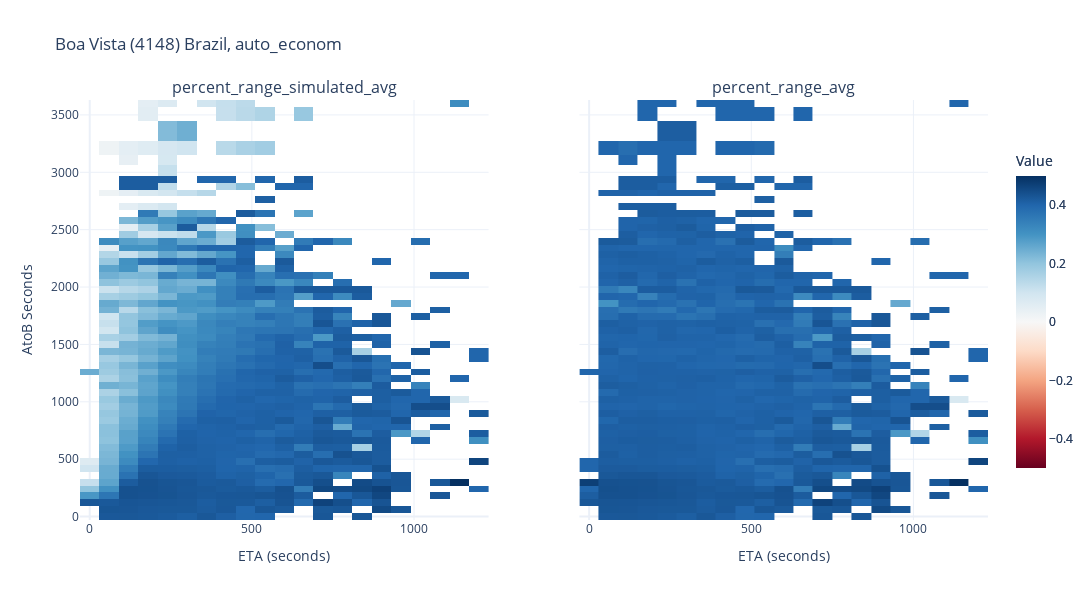
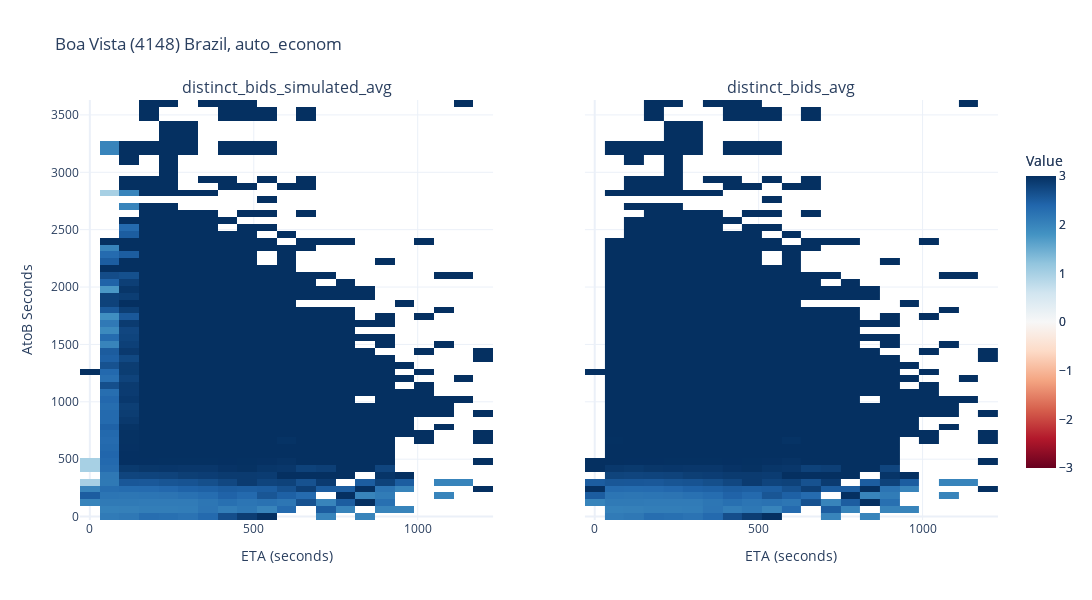
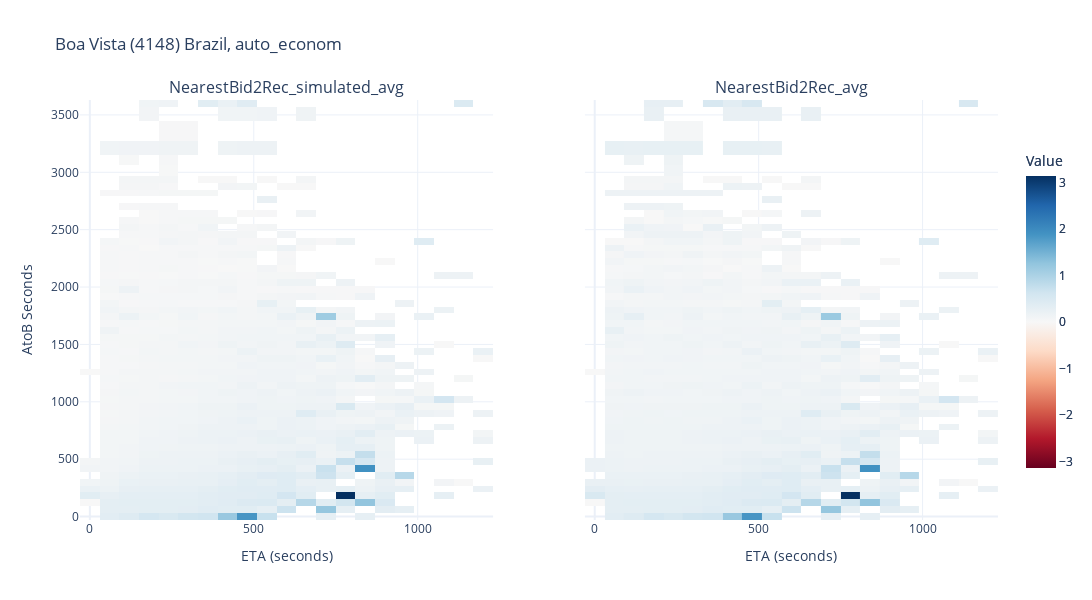
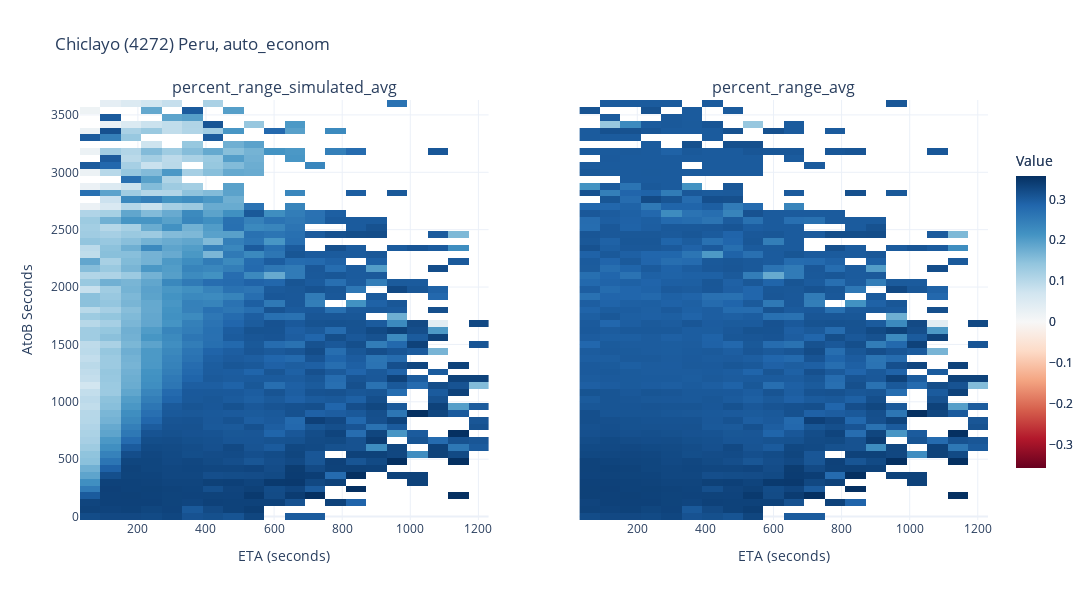

Notebook code for these charts, in order:
### Markdown cell above
### Pictures

### Code cell
draw_heatmap(pictures_data[(pictures_data['eta_bin'] >= 0) & 
                           (pictures_data['eta_bin'] <= 12000) & 
                           (pictures_data['AtoB_seconds_bin'] >= 0) &
                           (pictures_data['AtoB_seconds_bin'] <= 36000)])

### Figure 1 — Plotly figure (JSON) as saved in the notebook; plotly's stock layout.template omitted (floating-point values rounded to 4 significant figures; data arrays with more than 128 entries replaced by an {"elided": "..."} marker saying what was removed)
{"data": [{"colorbar": {"len": 0.8, "title": {"text": "Value"}}, "colorscale": [[0, "rgb(103,0,31)"], [0.1, "rgb(178,24,43)"], [0.2, "rgb(214,96,77)"], [0.3, "rgb(244,165,130)"], [0.4, "rgb(253,219,199)"], [0.5, "rgb(247,247,247)"], [0.6, "rgb(209,229,240)"], [0.7, "rgb(146,197,222)"], [0.8, "rgb(67,147,195)"], [0.9, "rgb(33,102,172)"], [1, "rgb(5,48,97)"]], "type": "heatmap", "x": {"elided": "690 int values"}, "xaxis": "x", "y": {"elided": "690 int values"}, "yaxis": "y", "z": {"elided": "690 float values"}, "zmid": 0}, {"colorbar": {"len": 0.8, "title": {"text": "Value"}, "x": 1.02}, "colorscale": [[0, "rgb(103,0,31)"], [0.1, "rgb(178,24,43)"], [0.2, "rgb(214,96,77)"], [0.3, "rgb(244,165,130)"], [0.4, "rgb(253,219,199)"], [0.5, "rgb(247,247,247)"], [0.6, "rgb(209,229,240)"], [0.7, "rgb(146,197,222)"], [0.8, "rgb(67,147,195)"], [0.9, "rgb(33,102,172)"], [1, "rgb(5,48,97)"]], "type": "heatmap", "x": {"elided": "690 int values"}, "xaxis": "x2", "y": {"elided": "690 int values"}, "yaxis": "y2", "z": {"elided": "690 float values"}, "zmid": 0}], "layout": {"annotations": [{"font": {"size": 16}, "showarrow": false, "text": "percent_range_simulated_avg", "x": 0.225, "xanchor": "center", "xref": "paper", "y": 1, "yanchor": "bottom", "yref": "paper"}, {"font": {"size": 16}, "showarrow": false, "text": "percent_range_avg", "x": 0.775, "xanchor": "center", "xref": "paper", "y": 1, "yanchor": "bottom", "yref": "paper"}], "height": 600, "title": {"text": "Boa Vista (4148) Brazil, auto_econom"}, "width": 1200, "xaxis": {"anchor": "y", "domain": [0, 0.45], "title": {"text": "ETA (seconds)"}}, "xaxis2": {"anchor": "y2", "domain": [0.55, 1], "title": {"text": "ETA (seconds)"}}, "yaxis": {"anchor": "x", "domain": [0, 1], "title": {"text": "AtoB Seconds"}}, "yaxis2": {"anchor": "x2", "domain": [0, 1], "matches": "y", "showticklabels": false}}}

### Figure 2 — Plotly figure (JSON) as saved in the notebook; plotly's stock layout.template omitted (floating-point values rounded to 4 significant figures; data arrays with more than 128 entries replaced by an {"elided": "..."} marker saying what was removed)
{"data": [{"colorbar": {"len": 0.8, "title": {"text": "Value"}}, "colorscale": [[0, "rgb(103,0,31)"], [0.1, "rgb(178,24,43)"], [0.2, "rgb(214,96,77)"], [0.3, "rgb(244,165,130)"], [0.4, "rgb(253,219,199)"], [0.5, "rgb(247,247,247)"], [0.6, "rgb(209,229,240)"], [0.7, "rgb(146,197,222)"], [0.8, "rgb(67,147,195)"], [0.9, "rgb(33,102,172)"], [1, "rgb(5,48,97)"]], "type": "heatmap", "x": {"elided": "690 int values"}, "xaxis": "x", "y": {"elided": "690 int values"}, "yaxis": "y", "z": {"elided": "690 float values"}, "zmid": 0}, {"colorbar": {"len": 0.8, "title": {"text": "Value"}, "x": 1.02}, "colorscale": [[0, "rgb(103,0,31)"], [0.1, "rgb(178,24,43)"], [0.2, "rgb(214,96,77)"], [0.3, "rgb(244,165,130)"], [0.4, "rgb(253,219,199)"], [0.5, "rgb(247,247,247)"], [0.6, "rgb(209,229,240)"], [0.7, "rgb(146,197,222)"], [0.8, "rgb(67,147,195)"], [0.9, "rgb(33,102,172)"], [1, "rgb(5,48,97)"]], "type": "heatmap", "x": {"elided": "690 int values"}, "xaxis": "x2", "y": {"elided": "690 int values"}, "yaxis": "y2", "z": {"elided": "690 float values"}, "zmid": 0}], "layout": {"annotations": [{"font": {"size": 16}, "showarrow": false, "text": "distinct_bids_simulated_avg", "x": 0.225, "xanchor": "center", "xref": "paper", "y": 1, "yanchor": "bottom", "yref": "paper"}, {"font": {"size": 16}, "showarrow": false, "text": "distinct_bids_avg", "x": 0.775, "xanchor": "center", "xref": "paper", "y": 1, "yanchor": "bottom", "yref": "paper"}], "height": 600, "title": {"text": "Boa Vista (4148) Brazil, auto_econom"}, "width": 1200, "xaxis": {"anchor": "y", "domain": [0, 0.45], "title": {"text": "ETA (seconds)"}}, "xaxis2": {"anchor": "y2", "domain": [0.55, 1], "title": {"text": "ETA (seconds)"}}, "yaxis": {"anchor": "x", "domain": [0, 1], "title": {"text": "AtoB Seconds"}}, "yaxis2": {"anchor": "x2", "domain": [0, 1], "matches": "y", "showticklabels": false}}}

### Figure 3 — Plotly figure (JSON) as saved in the notebook; plotly's stock layout.template omitted (floating-point values rounded to 4 significant figures; data arrays with more than 128 entries replaced by an {"elided": "..."} marker saying what was removed)
{"data": [{"colorbar": {"len": 0.8, "title": {"text": "Value"}}, "colorscale": [[0, "rgb(103,0,31)"], [0.1, "rgb(178,24,43)"], [0.2, "rgb(214,96,77)"], [0.3, "rgb(244,165,130)"], [0.4, "rgb(253,219,199)"], [0.5, "rgb(247,247,247)"], [0.6, "rgb(209,229,240)"], [0.7, "rgb(146,197,222)"], [0.8, "rgb(67,147,195)"], [0.9, "rgb(33,102,172)"], [1, "rgb(5,48,97)"]], "type": "heatmap", "x": {"elided": "690 int values"}, "xaxis": "x", "y": {"elided": "690 int values"}, "yaxis": "y", "z": {"elided": "690 float values"}, "zmid": 0}, {"colorbar": {"len": 0.8, "title": {"text": "Value"}, "x": 1.02}, "colorscale": [[0, "rgb(103,0,31)"], [0.1, "rgb(178,24,43)"], [0.2, "rgb(214,96,77)"], [0.3, "rgb(244,165,130)"], [0.4, "rgb(253,219,199)"], [0.5, "rgb(247,247,247)"], [0.6, "rgb(209,229,240)"], [0.7, "rgb(146,197,222)"], [0.8, "rgb(67,147,195)"], [0.9, "rgb(33,102,172)"], [1, "rgb(5,48,97)"]], "type": "heatmap", "x": {"elided": "690 int values"}, "xaxis": "x2", "y": {"elided": "690 int values"}, "yaxis": "y2", "z": {"elided": "690 float values"}, "zmid": 0}], "layout": {"annotations": [{"font": {"size": 16}, "showarrow": false, "text": "NearestBid2Rec_simulated_avg", "x": 0.225, "xanchor": "center", "xref": "paper", "y": 1, "yanchor": "bottom", "yref": "paper"}, {"font": {"size": 16}, "showarrow": false, "text": "NearestBid2Rec_avg", "x": 0.775, "xanchor": "center", "xref": "paper", "y": 1, "yanchor": "bottom", "yref": "paper"}], "height": 600, "title": {"text": "Boa Vista (4148) Brazil, auto_econom"}, "width": 1200, "xaxis": {"anchor": "y", "domain": [0, 0.45], "title": {"text": "ETA (seconds)"}}, "xaxis2": {"anchor": "y2", "domain": [0.55, 1], "title": {"text": "ETA (seconds)"}}, "yaxis": {"anchor": "x", "domain": [0, 1], "title": {"text": "AtoB Seconds"}}, "yaxis2": {"anchor": "x2", "domain": [0, 1], "matches": "y", "showticklabels": false}}}

### Figure 4 — Plotly figure (JSON) as saved in the notebook; plotly's stock layout.template omitted (floating-point values rounded to 4 significant figures; data arrays with more than 128 entries replaced by an {"elided": "..."} marker saying what was removed)
{"data": [{"colorbar": {"len": 0.8, "title": {"text": "Value"}}, "colorscale": [[0, "rgb(103,0,31)"], [0.1, "rgb(178,24,43)"], [0.2, "rgb(214,96,77)"], [0.3, "rgb(244,165,130)"], [0.4, "rgb(253,219,199)"], [0.5, "rgb(247,247,247)"], [0.6, "rgb(209,229,240)"], [0.7, "rgb(146,197,222)"], [0.8, "rgb(67,147,195)"], [0.9, "rgb(33,102,172)"], [1, "rgb(5,48,97)"]], "type": "heatmap", "x": {"elided": "844 int values"}, "xaxis": "x", "y": {"elided": "844 int values"}, "yaxis": "y", "z": {"elided": "844 float values"}, "zmid": 0}, {"colorbar": {"len": 0.8, "title": {"text": "Value"}, "x": 1.02}, "colorscale": [[0, "rgb(103,0,31)"], [0.1, "rgb(178,24,43)"], [0.2, "rgb(214,96,77)"], [0.3, "rgb(244,165,130)"], [0.4, "rgb(253,219,199)"], [0.5, "rgb(247,247,247)"], [0.6, "rgb(209,229,240)"], [0.7, "rgb(146,197,222)"], [0.8, "rgb(67,147,195)"], [0.9, "rgb(33,102,172)"], [1, "rgb(5,48,97)"]], "type": "heatmap", "x": {"elided": "844 int values"}, "xaxis": "x2", "y": {"elided": "844 int values"}, "yaxis": "y2", "z": {"elided": "844 float values"}, "zmid": 0}], "layout": {"annotations": [{"font": {"size": 16}, "showarrow": false, "text": "percent_range_simulated_avg", "x": 0.225, "xanchor": "center", "xref": "paper", "y": 1, "yanchor": "bottom", "yref": "paper"}, {"font": {"size": 16}, "showarrow": false, "text": "percent_range_avg", "x": 0.775, "xanchor": "center", "xref": "paper", "y": 1, "yanchor": "bottom", "yref": "paper"}], "height": 600, "title": {"text": "Chiclayo (4272) Peru, auto_econom"}, "width": 1200, "xaxis": {"anchor": "y", "domain": [0, 0.45], "title": {"text": "ETA (seconds)"}}, "xaxis2": {"anchor": "y2", "domain": [0.55, 1], "title": {"text": "ETA (seconds)"}}, "yaxis": {"anchor": "x", "domain": [0, 1], "title": {"text": "AtoB Seconds"}}, "yaxis2": {"anchor": "x2", "domain": [0, 1], "matches": "y", "showticklabels": false}}}
